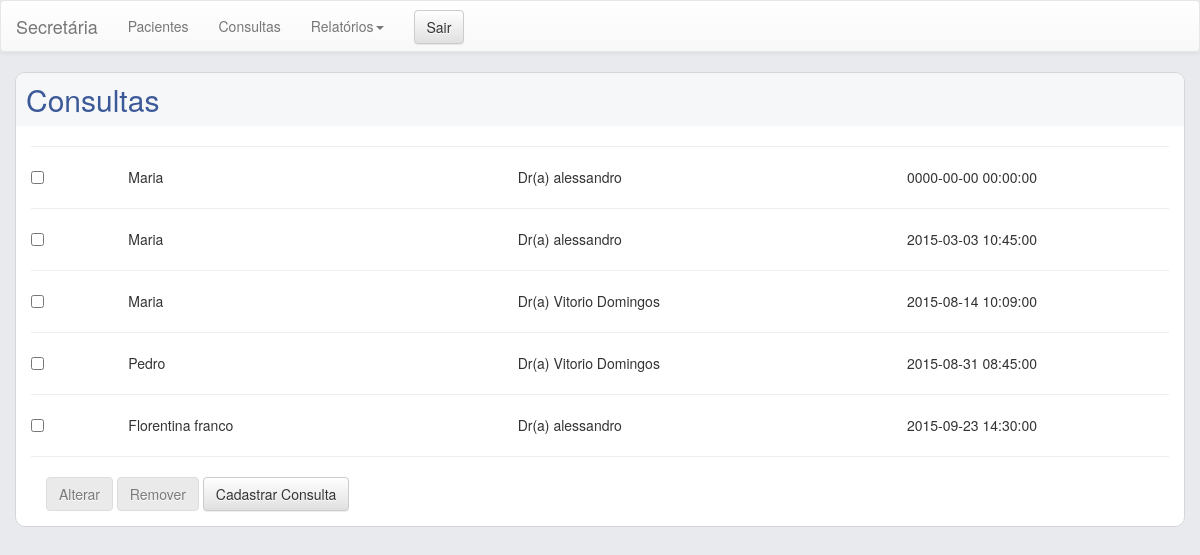
The app's page /TRABALHOPSS/visao/secretaria_consultas.php (signed in) with its own data.
### tables this page shows
CREATE TABLE IF NOT EXISTS `consulta` (
  `id_consulta` int(6) NOT NULL,
  `id_paciente` int(6) NOT NULL,
  `id_medico` int(6) NOT NULL,
  `data_consulta` datetime NOT NULL,
  `tipo_consulta` enum('consulta','reconsulta') NOT NULL,
  `sintomas` varchar(250) NOT NULL,
  `diagnostico` varchar(250) NOT NULL,
  `receita` varchar(250) NOT NULL
);

CREATE TABLE IF NOT EXISTS `pessoas` (
  `id` int(6) NOT NULL,
  `tipo` enum('paciente','medico','secretaria') NOT NULL,
  `nome` varchar(50) NOT NULL,
  `email` varchar(50) NOT NULL,
  `celular` varchar(20) NOT NULL,
  `telefone` varchar(20) NOT NULL,
  `data_nascimento` date NOT NULL,
  `sexo` enum('homem','mulher') NOT NULL,
  `cpf` varchar(20) NOT NULL,
  `endereco` varchar(50) NOT NULL
);

### TRABALHOPSS/controle/ConsultaControle.php (called while the page is built, shortened)
<?php
	class ConsultaControle {
		function listar(){
			require_once("../modelo/Consulta.php");
			$consulta = new Consulta();
			return $consulta->listar();
		}
	}
?>

### TRABALHOPSS/modelo/Consulta.php (called while the page is built, shortened)
<?php
	class Consulta  {
		private $id;
		private $medico;
		private $paciente;
		private $dataHora;
		public function getId(){					return $this->id;					}
		public function setId($id){					$this->id = $id;				 	}
		public function getMedico(){				return $this->medico;				}
		public function setMedico($medico){			$this->medico = $medico; 			}
		public function getPaciente(){				return $this->paciente;				}
		public function setPaciente($paciente){		$this->paciente = $paciente;	 	}
		public function getDataHora(){				return $this->dataHora;				}
		public function setDataHora($dataHora){		$this->dataHora = $dataHora;	 	}
		public function listar(){
			$resultado = mysql_query("SELECT * FROM consulta C
									  inner join pessoas P on P.id = C.id_paciente
									  order by data_consulta
									  ");
			$lista = array();
			while($linha = mysql_fetch_array($resultado)){
					$consulta = new Consulta();
					$consulta->setId($linha['id_consulta']);
						$res = mysql_query("SELECT id, nome FROM pessoas WHERE id='".$linha['id_medico']."' ");
						$ln = mysql_fetch_array($res);
					$consulta->setMedico($ln['nome']);
					$consulta->setPaciente($linha['nome']);
					$consulta->setDataHora($linha['data_consulta']);
					$consulta->setReconsulta($linha['tipo_consulta']);
					$lista[] = $consulta;
			}
			return $lista;
		}
	}
?>

### TRABALHOPSS/visao/secretaria_consultas.php (the view, shortened to what this page needs)
<?php
	if(isset($_SESSION['SECRETARIA'])){
	include "secretaria_topo.php";
	include "../controle/ConsultaControle.php";
	$consulta = new ConsultaControle();
	$listaConsultas = $consulta->listar();
?>
<div class="container">
    <h1>Consultas</h1>
		<form action="" method="post">
			<hr>
			<?php foreach($listaConsultas as $consulta){ ?>
            <div class="row">
                <div class="col-lg-1 col-md-1 col-sm-1 col-xs-12" ><input type="checkbox" value='<?=$consulta->getId();?>' name='consulta'></div>
                <div class="col-lg-4 col-md-4 col-sm-4 col-xs-12" ><?=$consulta->getPaciente();?></div>
                <div class="col-lg-4 col-md-4 col-sm-4 col-xs-12" >Dr(a) <?=$consulta->getMedico();?></div>
                <div class="col-lg-3 col-md-3 col-sm-3 col-xs-12" ><?=$consulta->getDataHora();?></div>
			</div>
            <hr>
			<?php } ?>
            <div class="col-xs-12 ">
			<button type="submit" class="btn btn-default" value='' name='alterarConsulta'  onclick="action='#'" disabled >Alterar</button>
			<button type="submit" class="btn btn-default" value='<?=$_SESSION[$_SERVER['PHP_SELF']] = substr(md5( time()),0,9);?>' name='remover' disabled>Remover</button>
			<a href="secretaria_consulta_cadastro" class="btn btn-default" >Cadastrar Consulta</a>
			</div>
        </form>
      </div>
<?php
	include "secretaria_rodape.php";
	} else { header("Location: login"); }
?>

### TRABALHOPSS/visao/secretaria_topo.php (shortened to what this page needs)
<!DOCTYPE HTML>
<html>
<head>
<link rel="stylesheet" href="visao/bootstrap-3.3.5-dist/css/bootstrap.min.css">
<link rel="stylesheet" href="visao/bootstrap-3.3.5-dist/css/bootstrap-theme.min.css">
<link rel="stylesheet" href="visao/estilo.css">
</head>
<body>
		<nav class="navbar navbar-default">
		  <div class="container-fluid">
			<div class="navbar-header">
			  <a class="navbar-brand" >Secretária</a>
			</div>
			<div>
			  <ul class="nav navbar-nav">
				<li><a href="secretaria">Pacientes</a></li>
				<li><a href="secretaria_consultas">Consultas</a></li>
				<li class="dropdown">
					<a href="#" class="dropdown-toggle" data-toggle="dropdown" role="button" aria-haspopup="true" aria-expanded="false">Relatórios<span class="caret"></span></a>
				</li>
				<li>
					<a href="#">
					<form action="" method="post">
						<button style='margin:-10px auto -8px auto'
						type="submit"
						class="btn btn-default" name="sair" >Sair</button>
					</form>
					</a>
				</li>
			  </ul>
			</div>
		  </div>
		</nav>

### TRABALHOPSS/visao/secretaria_rodape.php
    </body>
</html>

### TRABALHOPSS/visao/estilo.css (style rules this page uses)
body { background-color:#E9EAED; margin:0px; padding:0px; position: relative; }
h1 , h2 { background-color:#F6F7F8; margin:0px; padding:10px; color:#3B5998; margin:auto -15px auto; font-size:30px; }
.container { background-color:#fff; border:solid 1px #D3D6DB; border-radius:10px; margin-top:10px; padding-bottom:15px; overflow:hidden; }
input[type="checkbox"] { margin-left:0px; }

### records on screen
consulta: pessoas.nome "Maria", data_consulta "0000-00-00 00:00:00"
pessoas: nome "alessandro"
consulta: pessoas.nome "Maria", data_consulta "2015-03-03 10:45:00"
consulta: pessoas.nome "Maria", data_consulta "2015-08-14 10:09:00"
pessoas: nome "Vitorio Domingos"
consulta: pessoas.nome "Pedro", data_consulta "2015-08-31 08:45:00"
consulta: pessoas.nome "Florentina franco", data_consulta "2015-09-23 14:30:00"
